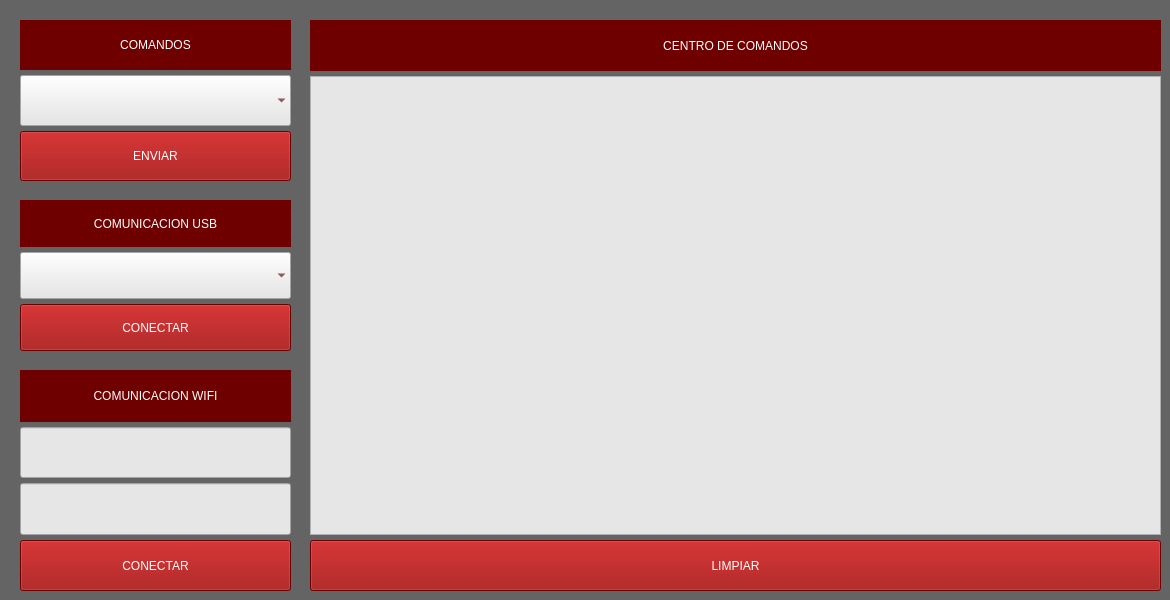
    <widget class="QWidget" name="CommData">
     <property name="styleSheet">
      <string notr="true">background-color: rgb(100, 100, 100);</string>
     </property>
     <widget class="QWidget" name="verticalLayoutWidget">
      <property name="geometry">
       <rect>
        <x>20</x>
        <y>200</y>
        <width>271</width>
        <height>151</height>
       </rect>
      </property>
      <layout class="QVBoxLayout" name="verticalLayout" stretch="1,1,1">
       <property name="spacing">
        <number>5</number>
       </property>
       <item>
        <widget class="QLabel" name="label">
         <property name="sizePolicy">
          <sizepolicy hsizetype="Preferred" vsizetype="Expanding">
           <horstretch>0</horstretch>
           <verstretch>0</verstretch>
          </sizepolicy>
         </property>
         <property name="styleSheet">
          <string notr="true">background-color: rgb(110, 0, 0);
color: rgb(255, 255, 255);
font: 700 12pt &quot;Tahoma&quot;;</string>
         </property>
         <property name="frameShape">
          <enum>QFrame::NoFrame</enum>
         </property>
         <property name="frameShadow">
          <enum>QFrame::Plain</enum>
         </property>
         <property name="text">
          <string>COMUNICACION USB</string>
         </property>
         <property name="alignment">
          <set>Qt::AlignCenter</set>
         </property>
         <property name="wordWrap">
          <bool>true</bool>
         </property>
        </widget>
       </item>
       <item>
        <widget class="QComboBox" name="comboBox_PORTS">
         <property name="sizePolicy">
          <sizepolicy hsizetype="Preferred" vsizetype="Expanding">
           <horstretch>0</horstretch>
           <verstretch>0</verstretch>
          </sizepolicy>
         </property>
         <property name="focusPolicy">
          <enum>Qt::NoFocus</enum>
         </property>
         <property name="styleSheet">
          <string notr="true">background-color: rgb(230, 230, 230);
color: rgb(80, 0, 0);
font: 500 12pt &quot;Tahoma&quot;;</string>
         </property>
         <property name="currentText">
          <string notr="true"/>
         </property>
         <property name="currentIndex">
          <number>-1</number>
         </property>
         <property name="frame">
          <bool>false</bool>
         </property>
        </widget>
       </item>
       <item>
        <widget class="QPushButton" name="Connect_USB">
         <property name="sizePolicy">
          <sizepolicy hsizetype="Preferred" vsizetype="Expanding">
           <horstretch>0</horstretch>
           <verstretch>0</verstretch>
          </sizepolicy>
         </property>
         <property name="styleSheet">
          <string notr="true">background-color: rgb(150, 0, 0);
color: rgb(255, 255, 255);
font: 700 10pt &quot;Tahoma&quot;;</string>
         </property>
         <property name="text">
          <string>CONECTAR</string>
         </property>
        </widget>
       </item>
      </layout>
     </widget>
     <widget class="QWidget" name="verticalLayoutWidget_2">
      <property name="geometry">
       <rect>
        <x>20</x>
        <y>20</y>
        <width>271</width>
        <height>161</height>
       </rect>
      </property>
      <layout class="QVBoxLayout" name="verticalLayout_2" stretch="1,1,1">
       <property name="spacing">
        <number>5</number>
       </property>
       <item>
        <widget class="QLabel" name="label_2">
         <property name="sizePolicy">
          <sizepolicy hsizetype="Preferred" vsizetype="Expanding">
           <horstretch>0</horstretch>
           <verstretch>0</verstretch>
          </sizepolicy>
         </property>
         <property name="styleSheet">
          <string notr="true">background-color: rgb(110, 0, 0);
color: rgb(255, 255, 255);
font: 700 12pt &quot;Tahoma&quot;;</string>
         </property>
         <property name="frameShape">
          <enum>QFrame::NoFrame</enum>
         </property>
         <property name="frameShadow">
          <enum>QFrame::Plain</enum>
         </property>
         <property name="text">
          <string>COMANDOS</string>
         </property>
         <property name="alignment">
          <set>Qt::AlignCenter</set>
         </property>
         <property name="wordWrap">
          <bool>true</bool>
         </property>
        </widget>
       </item>
       <item>
        <widget class="QComboBox" name="comboBox_2">
         <property name="sizePolicy">
          <sizepolicy hsizetype="Expanding" vsizetype="Expanding">
           <horstretch>0</horstretch>
           <verstretch>0</verstretch>
          </sizepolicy>
         </property>
         <property name="focusPolicy">
          <enum>Qt::NoFocus</enum>
         </property>
         <property name="styleSheet">
          <string notr="true">background-color: rgb(230, 230, 230);
color: rgb(80, 0, 0);
font: 500 12pt &quot;Tahoma&quot;;</string>
         </property>
         <property name="currentText">
          <string notr="true"/>
         </property>
         <property name="currentIndex">
          <number>-1</number>
         </property>
         <property name="frame">
          <bool>false</bool>
         </property>
        </widget>
       </item>
       <item>
        <widget class="QPushButton" name="SendCMD_Button">
         <property name="sizePolicy">
          <sizepolicy hsizetype="Preferred" vsizetype="Expanding">
           <horstretch>0</horstretch>
           <verstretch>0</verstretch>
          </sizepolicy>
         </property>
         <property name="styleSheet">
          <string notr="true">background-color: rgb(150, 0, 0);
color: rgb(255, 255, 255);
font: 700 10pt &quot;Tahoma&quot;;</string>
         </property>
         <property name="text">
          <string>ENVIAR</string>
         </property>
        </widget>
       </item>
      </layout>
     </widget>
     <widget class="QWidget" name="verticalLayoutWidget_3">
      <property name="geometry">
       <rect>
        <x>310</x>
        <y>20</y>
        <width>851</width>
        <height>571</height>
       </rect>
      </property>
      <layout class="QVBoxLayout" name="verticalLayout_3" stretch="1,9,1">
       <property name="spacing">
        <number>5</number>
       </property>
       <property name="sizeConstraint">
        <enum>QLayout::SetDefaultConstraint</enum>
       </property>
       <item>
        <widget class="QLabel" name="label_3">
         <property name="sizePolicy">
          <sizepolicy hsizetype="Preferred" vsizetype="Expanding">
           <horstretch>0</horstretch>
           <verstretch>0</verstretch>
          </sizepolicy>
         </property>
         <property name="styleSheet">
          <string notr="true">background-color: rgb(110, 0, 0);
color: rgb(255, 255, 255);
font: 700 12pt &quot;Tahoma&quot;;</string>
         </property>
         <property name="frameShape">
          <enum>QFrame::NoFrame</enum>
         </property>
         <property name="frameShadow">
          <enum>QFrame::Plain</enum>
         </property>
         <property name="text">
          <string>CENTRO DE COMANDOS</string>
         </property>
         <property name="alignment">
          <set>Qt::AlignCenter</set>
         </property>
         <property name="wordWrap">
          <bool>true</bool>
         </property>
        </widget>
       </item>
       <item>
        <widget class="QPlainTextEdit" name="Comandos_CMD">
         <property name="sizePolicy">
          <sizepolicy hsizetype="Preferred" vsizetype="Expanding">
           <horstretch>0</horstretch>
           <verstretch>0</verstretch>
          </sizepolicy>
         </property>
         <property name="styleSheet">
          <string notr="true">background-color: rgb(230, 230, 230);
color: rgb(80, 0, 0);
font: 500 10pt &quot;Tahoma&quot;;</string>
         </property>
        </widget>
       </item>
       <item>
        <widget class="QPushButton" name="LimpiarCMD_Button">
         <property name="sizePolicy">
          <sizepolicy hsizetype="Preferred" vsizetype="Expanding">
           <horstretch>0</horstretch>
           <verstretch>0</verstretch>
          </sizepolicy>
         </property>
         <property name="styleSheet">
          <string notr="true">background-color: rgb(150, 0, 0);
color: rgb(255, 255, 255);
font: 700 10pt &quot;Tahoma&quot;;</string>
         </property>
         <property name="text">
          <string>LIMPIAR</string>
         </property>
        </widget>
       </item>
      </layout>
     </widget>
     <widget class="QWidget" name="verticalLayoutWidget_4">
      <property name="geometry">
       <rect>
        <x>20</x>
        <y>370</y>
        <width>271</width>
        <height>221</height>
       </rect>
      </property>
      <layout class="QVBoxLayout" name="verticalLayout_4" stretch="1,1,1,1">
       <property name="spacing">
        <number>5</number>
       </property>
       <item>
        <widget class="QLabel" name="label_4">
         <property name="sizePolicy">
          <sizepolicy hsizetype="Preferred" vsizetype="Expanding">
           <horstretch>0</horstretch>
           <verstretch>0</verstretch>
          </sizepolicy>
         </property>
         <property name="styleSheet">
          <string notr="true">background-color: rgb(110, 0, 0);
color: rgb(255, 255, 255);
font: 700 12pt &quot;Tahoma&quot;;</string>
         </property>
         <property name="frameShape">
          <enum>QFrame::NoFrame</enum>
         </property>
         <property name="frameShadow">
          <enum>QFrame::Plain</enum>
         </property>
         <property name="text">
          <string>COMUNICACION WIFI</string>
         </property>
         <property name="alignment">
          <set>Qt::AlignCenter</set>
         </property>
         <property name="wordWrap">
          <bool>true</bool>
         </property>
        </widget>
       </item>
       <item>
        <layout class="QHBoxLayout" name="horizontalLayout" stretch="1">
         <item>
          <widget class="QLineEdit" name="lineEdit">
           <property name="sizePolicy">
            <sizepolicy hsizetype="Expanding" vsizetype="Expanding">
             <horstretch>0</horstretch>
             <verstretch>0</verstretch>
            </sizepolicy>
           </property>
           <property name="styleSheet">
            <string notr="true">background-color: rgb(230, 230, 230);
color: rgb(80, 0, 0);
font: 500 12pt &quot;Tahoma&quot;;</string>
           </property>
          </widget>
         </item>
        </layout>
       </item>
       <item>
        <widget class="QLineEdit" name="lineEdit_2">
         <property name="sizePolicy">
          <sizepolicy hsizetype="Expanding" vsizetype="Expanding">
           <horstretch>0</horstretch>
           <verstretch>0</verstretch>
          </sizepolicy>
         </property>
         <property name="styleSheet">
          <string notr="true">background-color: rgb(230, 230, 230);
color: rgb(150, 0, 0);
font: 12pt &quot;Tahoma&quot;;</string>
         </property>
         <property name="readOnly">
          <bool>true</bool>
         </property>
        </widget>
       </item>
       <item>
        <widget class="QPushButton" name="Connect_WIFI_Button">
         <property name="sizePolicy">
          <sizepolicy hsizetype="Preferred" vsizetype="Expanding">
           <horstretch>0</horstretch>
           <verstretch>0</verstretch>
          </sizepolicy>
         </property>
         <property name="styleSheet">
          <string notr="true">background-color: rgb(150, 0, 0);
color: rgb(255, 255, 255);
font: 700 10pt &quot;Tahoma&quot;;</string>
         </property>
         <property name="text">
          <string>CONECTAR</string>
         </property>
        </widget>
       </item>
      </layout>
     </widget>
    </widget>
